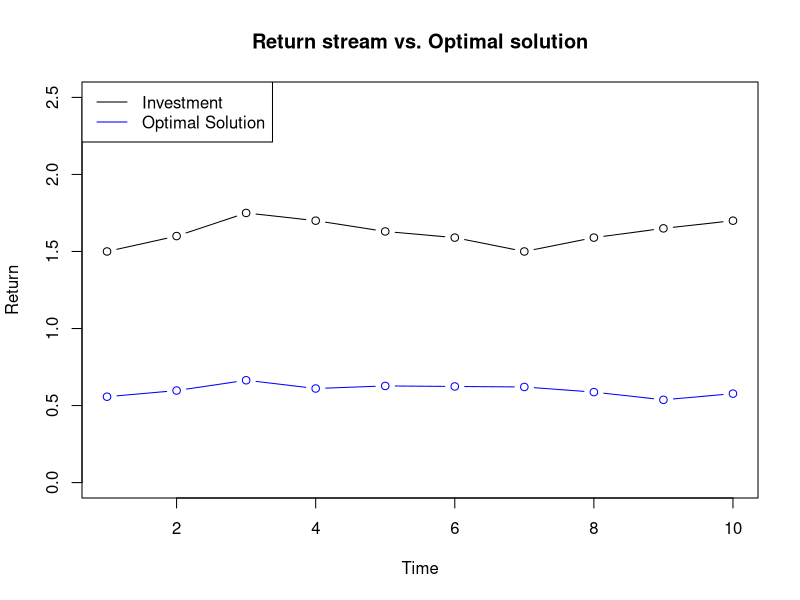

The R script that drew this image:
#####################################
# Title: Returns Based Style Analysis
# Author: Thomas Handscomb
#####################################

#~~~~~~~~~~~~~~~~~~~~~~~~~~~~~~~~~~~~~~~~
# Install packages and load into R session
#install.packages("quadprog")
#install.packages("matrix")

library(quadprog)
library(Matrix)

#~~~~~~~~~~~~~~~~~~~~~~~~~~~~~~~~~~~~~~~~~~~~~~~~~~~~~~~~~
# Specify the fund returns matrix over T = 10 time periods

T=10
R <- matrix(c(1.5, 1.6, 1.75, 1.70, 1.63, 1.59, 1.50, 1.59, 1.65, 1.70))

# n = 4 Index returns over T=10 time periods
n = 4

# The n style factor return streams
F1 <- c(0.76, 0.81, 0.89, 0.80, 0.81, 0.80, 0.79, 0.75, 0.69, 0.75)
F2 <- c(0.93, 0.45, 0.76, 0.45, 0.54, 0.64, 0.74, 0.56, 0.59, 0.45)
F3 <- c(0.15, 0.17, 0.21, 0.23, 0.26, 0.27, 0.28, 0.26, 0.23, 0.23)
F4 <- c(0.20, 0.25, 0.32, 0.35, 0.32, 0.30, 0.25, 0.18, 0.10, 0.09)

F <- as.matrix(cbind(F1, F2, F3, F4))

# Calculate the symmetric, positive definite matrix D
e = matrix(1,T,1)

M <- diag(T) - ((e %*% t(e))/T)
M

D <- (2/T)*t(F) %*% M %*% F

# Check that D is symmetric, positive semi-definite
D - (D+t(D))/2

# Calculate the dvec
d <- 2*(((1/T) * t(R) %*% F) - (1/(T^2))*(t(e) %*% R %*% t(e) %*% F))

# Build up the constraint matrices:
A <- t(rbind(rep(1,n), diag(n), -diag(n)))
A

# Define the constraint coefficient column vector b0
b0 <- matrix(c(1, rep(0,n), rep(-1,n)))
b0

# Call the QP solver, note input the transpose of d
sol <- solve.QP(Dmat = D, dvec = t(d), Amat = A, bvec = b0, meq = 1)

# The solution gives the vector w comprised of optimal weights
wvec = as.matrix(sol$solution)

#> wvec
        #[,1]
#[1,] 0.6679001
#[2,] 0.0000000
#[3,] 0.3320999
#[4,] 0.0000000

# Double check that the sum of the w_i coefficients = 1
sum(wvec)
#> sum(wvec)
#[1] 1

# Once the weight matrix has been constructed, the optimal solution can then be constructed
opsol <- F %*% wvec
opsol

# Calculate the fit of the optimal solution
# recall the optimisation model is minimising var(R-F*wvec) 
var(R-opsol) #0.006430116

# View a plot of the return stream and the optimal solution
plot(R, ylim = c(0.0, 2.50), type = 'b'
     , main="Return stream vs. Optimal solution"
     , xlab="Time"
     , ylab="Return")
points(opsol, col = 'blue', type = 'b')
legend("topleft", legend=c("Investment", "Optimal Solution")
       , col=c("black", "blue")
       , lty=c(1,1))

#~~~~~~~~~~~~~~~~~~~~~~~~~~~~~~~~~~~~~~~~~~~~~~~~~~~~~~~~~~~~~~~~~~~~~~~~~~~
# Try 10000 random solutions to check that you can't achieve a lower variance

# First create solution data frame with first row as the QP solved optimal solution
df_solutions = data.frame("Solution_ID" = character(0), "Variance" = numeric(0))
df_solutions = rbind(df_solutions, c(as.character("Optimal"), as.numeric(var(R-opsol))))
colnames(df_solutions) <- c("Solution_Id", "Variance")
#head(df_solutions)

# Then create 10000 random choices of weights that sum to 1 and corresponding random solutions
for (i in 1:10000){
  # Define random weights
  R4 <- runif(4)
  R4 <- R4/sum(R4)
  rancoef1 = R4[1]
  rancoef2 = R4[2]
  rancoef3 = R4[3]
  rancoef4 = R4[4]
  random_wvec = as.matrix(c(rancoef1, rancoef2, rancoef3, rancoef4))
  
  # Construct the solution corresponding to the random weights
  randomsol = F %*% random_wvec
  
  # Create a temporary dataframe containing the iteration solution
  df_temp = data.frame("Solution_ID" = character(0), "Variance" = numeric(0))
  df_temp = rbind(df_temp, c(paste0("RanSol_",i), var(R-randomsol)))
  colnames(df_temp) <- c("Solution_Id", "Variance")
  
  # Append iteration solution to the total solution dataframe
  df_solutions = rbind(df_solutions, df_temp)
}
# The rbind has created Variance as a factor...
sapply(df_solutions, class)
#...so convert back to numeric
df_solutions$Variance = as.numeric(paste(df_solutions$Variance))
sapply(df_solutions, class)

# Sort the solution dataframe by descending Variance, show the lowest 10 only
head(df_solutions[order(df_solutions$Variance),], 10)

#Solution_Id    Variance
#1        Optimal 0.006430116
#8607 RanSol_8606 0.006632959
#4117 RanSol_4116 0.006643589
#509   RanSol_508 0.006652932
#8542 RanSol_8541 0.006659689
#6736 RanSol_6735 0.006747747
#7805 RanSol_7804 0.006753655
#4066 RanSol_4065 0.006755018
#9213 RanSol_9212 0.006757928
#7053 RanSol_7052 0.006819245

# Optimal solution is still the best!
